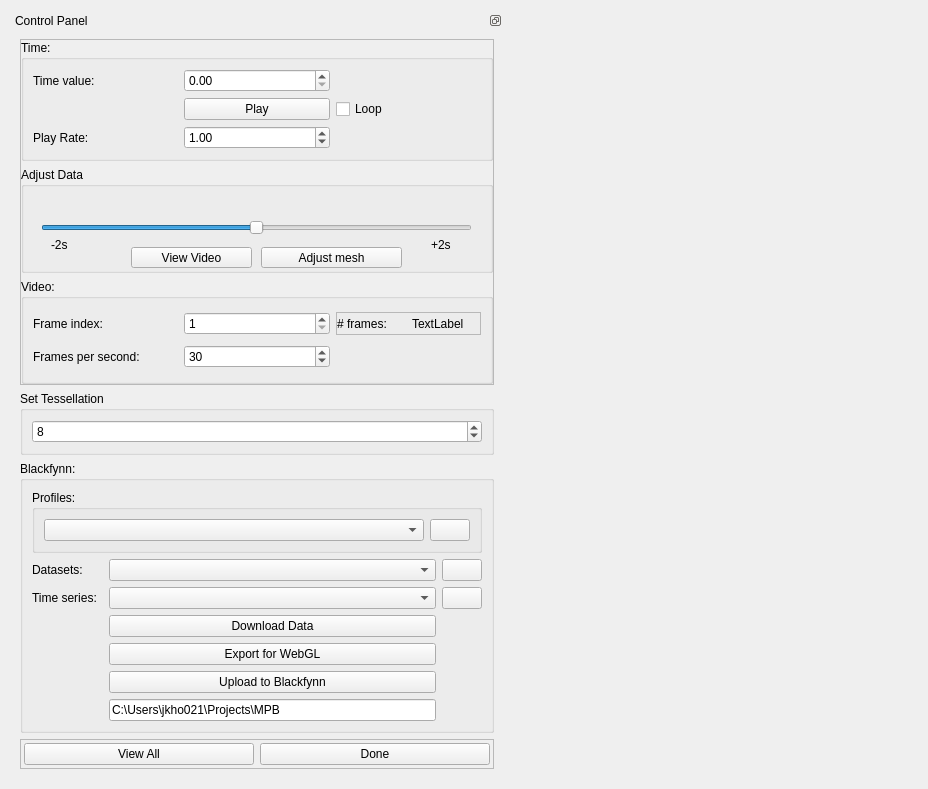
<?xml version="1.0" encoding="UTF-8"?>
<ui version="4.0">
 <class>MeshGeneratorWidget</class>
 <widget class="QWidget" name="MeshGeneratorWidget">
  <property name="geometry">
   <rect>
    <x>0</x>
    <y>0</y>
    <width>928</width>
    <height>789</height>
   </rect>
  </property>
  <property name="sizePolicy">
   <sizepolicy hsizetype="Preferred" vsizetype="Preferred">
    <horstretch>0</horstretch>
    <verstretch>0</verstretch>
   </sizepolicy>
  </property>
  <property name="windowTitle">
   <string>Mesh Generator</string>
  </property>
  <layout class="QGridLayout" name="gridLayout_3">
   <item row="0" column="1">
    <widget class="AlignmentSceneviewerWidget" name="sceneviewer_widget" native="true">
     <property name="sizePolicy">
      <sizepolicy hsizetype="Expanding" vsizetype="Preferred">
       <horstretch>4</horstretch>
       <verstretch>0</verstretch>
      </sizepolicy>
     </property>
    </widget>
   </item>
   <item row="0" column="0">
    <widget class="QDockWidget" name="dockWidget">
     <property name="sizePolicy">
      <sizepolicy hsizetype="Preferred" vsizetype="Expanding">
       <horstretch>1</horstretch>
       <verstretch>0</verstretch>
      </sizepolicy>
     </property>
     <property name="minimumSize">
      <size>
       <width>492</width>
       <height>557</height>
      </size>
     </property>
     <property name="features">
      <set>QDockWidget::DockWidgetFloatable|QDockWidget::DockWidgetMovable</set>
     </property>
     <property name="allowedAreas">
      <set>Qt::AllDockWidgetAreas</set>
     </property>
     <property name="windowTitle">
      <string>Control Panel</string>
     </property>
     <widget class="QWidget" name="dockWidgetContents">
      <property name="sizePolicy">
       <sizepolicy hsizetype="Preferred" vsizetype="Expanding">
        <horstretch>0</horstretch>
        <verstretch>0</verstretch>
       </sizepolicy>
      </property>
      <layout class="QVBoxLayout" name="verticalLayout">
       <item>
        <widget class="QScrollArea" name="scrollArea">
         <property name="sizePolicy">
          <sizepolicy hsizetype="Preferred" vsizetype="Expanding">
           <horstretch>0</horstretch>
           <verstretch>0</verstretch>
          </sizepolicy>
         </property>
         <property name="minimumSize">
          <size>
           <width>0</width>
           <height>0</height>
          </size>
         </property>
         <property name="verticalScrollBarPolicy">
          <enum>Qt::ScrollBarAsNeeded</enum>
         </property>
         <property name="widgetResizable">
          <bool>true</bool>
         </property>
         <widget class="QWidget" name="scrollAreaWidgetContents_2">
          <property name="geometry">
           <rect>
            <x>0</x>
            <y>0</y>
            <width>472</width>
            <height>364</height>
           </rect>
          </property>
          <property name="sizePolicy">
           <sizepolicy hsizetype="Preferred" vsizetype="Expanding">
            <horstretch>0</horstretch>
            <verstretch>0</verstretch>
           </sizepolicy>
          </property>
          <layout class="QVBoxLayout" name="verticalLayout_2">
           <property name="margin">
            <number>0</number>
           </property>
           <item>
            <layout class="QVBoxLayout" name="verticalLayout_3">
             <item>
              <widget class="QGroupBox" name="time_groupBox">
               <property name="title">
                <string>Time:</string>
               </property>
               <layout class="QGridLayout" name="gridLayout_4">
                <item row="0" column="1">
                 <widget class="QDoubleSpinBox" name="timeValue_doubleSpinBox">
                  <property name="maximum">
                   <double>12000.000000000000000</double>
                  </property>
                 </widget>
                </item>
                <item row="0" column="0">
                 <widget class="QLabel" name="timeValue_label">
                  <property name="text">
                   <string>Time value:</string>
                  </property>
                 </widget>
                </item>
                <item row="1" column="1">
                 <widget class="QPushButton" name="timePlayStop_pushButton">
                  <property name="text">
                   <string>Play</string>
                  </property>
                 </widget>
                </item>
                <item row="1" column="2">
                 <widget class="QCheckBox" name="timeLoop_checkBox">
                  <property name="text">
                   <string>Loop</string>
                  </property>
                 </widget>
                </item>
                <item row="2" column="1">
                 <widget class="QDoubleSpinBox" name="playRate">
                  <property name="singleStep">
                   <double>0.100000000000000</double>
                  </property>
                  <property name="value">
                   <double>1.000000000000000</double>
                  </property>
                 </widget>
                </item>
                <item row="2" column="0">
                 <widget class="QLabel" name="label">
                  <property name="text">
                   <string>Play Rate:</string>
                  </property>
                 </widget>
                </item>
               </layout>
              </widget>
             </item>
             <item>
              <widget class="QGroupBox" name="groupBox_2">
               <property name="maximumSize">
                <size>
                 <width>16777215</width>
                 <height>234</height>
                </size>
               </property>
               <property name="title">
                <string>Adjust Data</string>
               </property>
               <widget class="QSlider" name="adjustData_Slider">
                <property name="geometry">
                 <rect>
                  <x>20</x>
                  <y>50</y>
                  <width>431</width>
                  <height>22</height>
                 </rect>
                </property>
                <property name="autoFillBackground">
                 <bool>false</bool>
                </property>
                <property name="minimum">
                 <number>-200</number>
                </property>
                <property name="maximum">
                 <number>200</number>
                </property>
                <property name="singleStep">
                 <number>1</number>
                </property>
                <property name="orientation">
                 <enum>Qt::Horizontal</enum>
                </property>
                <property name="invertedAppearance">
                 <bool>false</bool>
                </property>
               </widget>
               <widget class="QLabel" name="label_3">
                <property name="geometry">
                 <rect>
                  <x>410</x>
                  <y>70</y>
                  <width>55</width>
                  <height>16</height>
                 </rect>
                </property>
                <property name="text">
                 <string>+2s</string>
                </property>
               </widget>
               <widget class="QLabel" name="label_4">
                <property name="geometry">
                 <rect>
                  <x>30</x>
                  <y>70</y>
                  <width>55</width>
                  <height>16</height>
                 </rect>
                </property>
                <property name="text">
                 <string>-2s</string>
                </property>
               </widget>
               <widget class="QPushButton" name="pushButton_3">
                <property name="geometry">
                 <rect>
                  <x>60</x>
                  <y>170</y>
                  <width>201</width>
                  <height>24</height>
                 </rect>
                </property>
                <property name="text">
                 <string>View data with video</string>
                </property>
               </widget>
               <widget class="QPushButton" name="viewVideo_button">
                <property name="geometry">
                 <rect>
                  <x>110</x>
                  <y>80</y>
                  <width>121</width>
                  <height>21</height>
                 </rect>
                </property>
                <property name="text">
                 <string>View Video</string>
                </property>
               </widget>
               <widget class="QPushButton" name="lock_in_adjustment_pushButton">
                <property name="geometry">
                 <rect>
                  <x>240</x>
                  <y>80</y>
                  <width>141</width>
                  <height>21</height>
                 </rect>
                </property>
                <property name="text">
                 <string>Adjust mesh</string>
                </property>
               </widget>
               <zorder>adjustData_Slider</zorder>
               <zorder>label_3</zorder>
               <zorder>label_4</zorder>
               <zorder>pushButton_3</zorder>
               <zorder>viewVideo_button</zorder>
               <zorder>lock_in_adjustment_pushButton</zorder>
               <zorder>time_groupBox</zorder>
              </widget>
             </item>
             <item>
              <widget class="QGroupBox" name="video_groupBox">
               <property name="title">
                <string>Video:</string>
               </property>
               <layout class="QGridLayout" name="gridLayout_2">
                <item row="0" column="1">
                 <widget class="QSpinBox" name="frameIndex_spinBox">
                  <property name="minimum">
                   <number>1</number>
                  </property>
                  <property name="maximum">
                   <number>10000</number>
                  </property>
                 </widget>
                </item>
                <item row="1" column="0">
                 <widget class="QLabel" name="framesPerSecond_label">
                  <property name="text">
                   <string>Frames per second:</string>
                  </property>
                 </widget>
                </item>
                <item row="0" column="0">
                 <widget class="QLabel" name="frameIndex_label">
                  <property name="text">
                   <string>Frame index:</string>
                  </property>
                 </widget>
                </item>
                <item row="1" column="1">
                 <widget class="QSpinBox" name="framesPerSecond_spinBox">
                  <property name="minimum">
                   <number>1</number>
                  </property>
                  <property name="maximum">
                   <number>1000</number>
                  </property>
                  <property name="singleStep">
                   <number>1</number>
                  </property>
                  <property name="value">
                   <number>30</number>
                  </property>
                 </widget>
                </item>
                <item row="0" column="2">
                 <widget class="QFrame" name="numFrames_frame">
                  <property name="frameShape">
                   <enum>QFrame::StyledPanel</enum>
                  </property>
                  <property name="frameShadow">
                   <enum>QFrame::Raised</enum>
                  </property>
                  <layout class="QHBoxLayout" name="horizontalLayout_4">
                   <property name="margin">
                    <number>0</number>
                   </property>
                   <item>
                    <widget class="QLabel" name="numFrames_label">
                     <property name="text">
                      <string># frames:</string>
                     </property>
                    </widget>
                   </item>
                   <item>
                    <widget class="QLabel" name="numFramesValue_label">
                     <property name="text">
                      <string>TextLabel</string>
                     </property>
                    </widget>
                   </item>
                  </layout>
                 </widget>
                </item>
               </layout>
              </widget>
             </item>
            </layout>
           </item>
          </layout>
         </widget>
        </widget>
       </item>
       <item>
        <widget class="QGroupBox" name="tessellationBox">
         <property name="title">
          <string>Set Tessellation</string>
         </property>
         <layout class="QHBoxLayout" name="horizontalLayout">
          <item>
           <widget class="QSpinBox" name="tessellation_spinBox">
            <property name="minimum">
             <number>1</number>
            </property>
            <property name="maximum">
             <number>24</number>
            </property>
            <property name="value">
             <number>8</number>
            </property>
           </widget>
          </item>
         </layout>
        </widget>
       </item>
       <item>
        <widget class="QGroupBox" name="blackfynn_groupBox">
         <property name="title">
          <string>Blackfynn:</string>
         </property>
         <layout class="QGridLayout" name="gridLayout_5">
          <item row="5" column="2">
           <widget class="QPushButton" name="downloadData_button">
            <property name="text">
             <string>Download Data</string>
            </property>
           </widget>
          </item>
          <item row="4" column="3">
           <widget class="QPushButton" name="blackfynnTimeSeries_pushButton">
            <property name="toolTip">
             <string>Retrieve time series</string>
            </property>
            <property name="text">
             <string/>
            </property>
            <property name="icon">
             <iconset>
              <normaloff>:/meshgeneratorstep/images/download-icon-blue.png</normaloff>:/meshgeneratorstep/images/download-icon-blue.png</iconset>
            </property>
           </widget>
          </item>
          <item row="8" column="2">
           <widget class="QLineEdit" name="exportDirectory_lineEdit">
            <property name="text">
             <string>C:\Users\jkho021\Projects\MPB</string>
            </property>
           </widget>
          </item>
          <item row="6" column="2">
           <widget class="QPushButton" name="pushButton">
            <property name="text">
             <string>Export for WebGL</string>
            </property>
           </widget>
          </item>
          <item row="1" column="2">
           <widget class="QComboBox" name="blackfynnDatasets_comboBox">
            <property name="sizePolicy">
             <sizepolicy hsizetype="Preferred" vsizetype="Fixed">
              <horstretch>1</horstretch>
              <verstretch>0</verstretch>
             </sizepolicy>
            </property>
           </widget>
          </item>
          <item row="1" column="0">
           <widget class="QLabel" name="blackfynnDatasets_label">
            <property name="text">
             <string>Datasets:</string>
            </property>
           </widget>
          </item>
          <item row="1" column="3">
           <widget class="QPushButton" name="blackfynnDatasets_pushButton">
            <property name="toolTip">
             <string>Retrieve datasets</string>
            </property>
            <property name="text">
             <string/>
            </property>
            <property name="icon">
             <iconset>
              <normaloff>:/meshgeneratorstep/images/download-icon-blue.png</normaloff>:/meshgeneratorstep/images/download-icon-blue.png</iconset>
            </property>
           </widget>
          </item>
          <item row="4" column="2">
           <widget class="QComboBox" name="blackfynnTimeSeries_comboBox">
            <property name="sizePolicy">
             <sizepolicy hsizetype="Preferred" vsizetype="Fixed">
              <horstretch>1</horstretch>
              <verstretch>0</verstretch>
             </sizepolicy>
            </property>
           </widget>
          </item>
          <item row="4" column="0">
           <widget class="QLabel" name="blackfynnTimeSeries_label">
            <property name="text">
             <string>Time series:</string>
            </property>
           </widget>
          </item>
          <item row="7" column="2">
           <widget class="QPushButton" name="pushButton_2">
            <property name="text">
             <string>Upload to Blackfynn</string>
            </property>
           </widget>
          </item>
          <item row="0" column="0" colspan="4">
           <widget class="QGroupBox" name="blackfynnProfiles_groupBox">
            <property name="title">
             <string>Profiles:</string>
            </property>
            <layout class="QHBoxLayout" name="horizontalLayout_5">
             <item>
              <widget class="QComboBox" name="profiles_comboBox">
               <property name="sizePolicy">
                <sizepolicy hsizetype="Preferred" vsizetype="Fixed">
                 <horstretch>1</horstretch>
                 <verstretch>0</verstretch>
                </sizepolicy>
               </property>
              </widget>
             </item>
             <item>
              <widget class="QPushButton" name="addProfile_pushButton">
               <property name="toolTip">
                <string>Add profile</string>
               </property>
               <property name="text">
                <string/>
               </property>
               <property name="icon">
                <iconset>
                 <normaloff>:/meshgeneratorstep/images/plus-icon-green-th.png</normaloff>:/meshgeneratorstep/images/plus-icon-green-th.png</iconset>
               </property>
              </widget>
             </item>
            </layout>
           </widget>
          </item>
         </layout>
        </widget>
       </item>
       <item>
        <widget class="QFrame" name="frame">
         <property name="frameShape">
          <enum>QFrame::StyledPanel</enum>
         </property>
         <property name="frameShadow">
          <enum>QFrame::Raised</enum>
         </property>
         <layout class="QHBoxLayout" name="horizontalLayout_2">
          <property name="margin">
           <number>3</number>
          </property>
          <item>
           <widget class="QPushButton" name="viewAll_button">
            <property name="text">
             <string>View All</string>
            </property>
           </widget>
          </item>
          <item>
           <widget class="QPushButton" name="done_button">
            <property name="sizePolicy">
             <sizepolicy hsizetype="Minimum" vsizetype="Fixed">
              <horstretch>0</horstretch>
              <verstretch>0</verstretch>
             </sizepolicy>
            </property>
            <property name="text">
             <string>Done</string>
            </property>
           </widget>
          </item>
         </layout>
        </widget>
       </item>
      </layout>
     </widget>
    </widget>
   </item>
  </layout>
 </widget>
 <customwidgets>
  <customwidget>
   <class>AlignmentSceneviewerWidget</class>
   <extends>QWidget</extends>
   <header>opencmiss/zincwidgets/alignmentsceneviewerwidget.h</header>
   <container>1</container>
  </customwidget>
 </customwidgets>
 <resources>
  <include location="resources.qrc"/>
 </resources>
 <connections/>
</ui>
